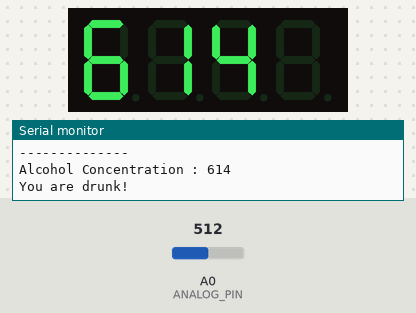
Bench run of a sketch on a simulated Arduino Uno, built with avr-gcc and run on an emulated ATmega328P. Shown: 4-digit seven-segment display, the last lines printed to the serial monitor. The test bench sets the inputs (shaded band); at power-on: A0 (ANALOG_PIN) = 512.

Above: at 3.6 s.
3.7 s: A0 (ANALOG_PIN) set to 340
At 6.6 s:
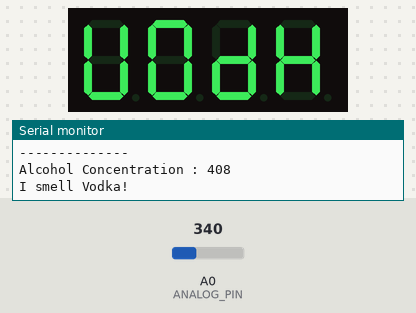
6.7 s: A0 (ANALOG_PIN) set to 300
At 8.5 s:
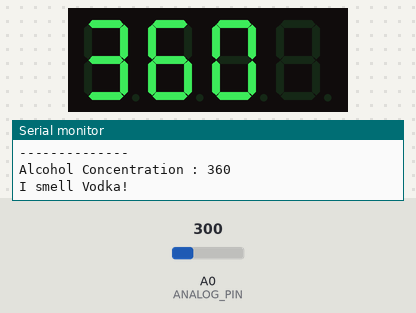
9.7 s: A0 (ANALOG_PIN) set to 280
At 11.4 s:
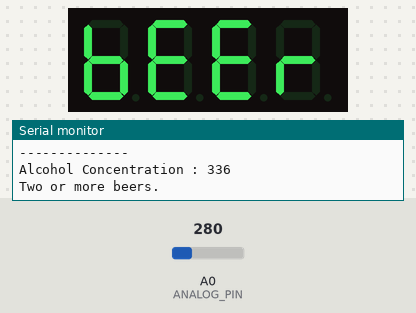
12.7 s: A0 (ANALOG_PIN) set to 174
At 15.2 s:
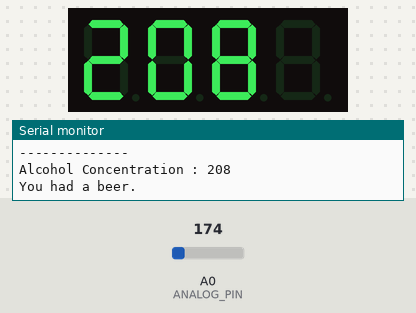
15.7 s: A0 (ANALOG_PIN) set to 152
At 18.4 s:
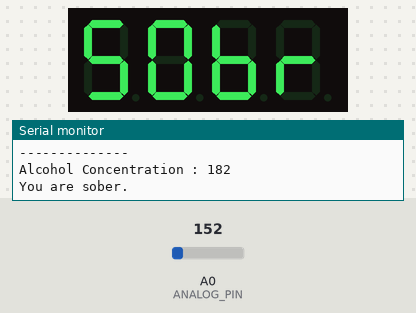
Timing chart, 0 to 19.7 s (numbered marks = the images above; inputs shaded):
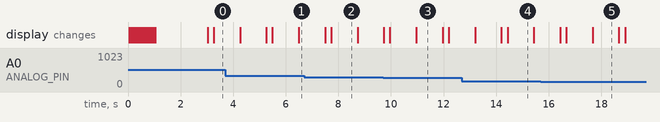

Measured:
- the behaviour switches between 292 and 291 on A0 (ANALOG_PIN) (found by bisection; images 2 and 3)
- the behaviour switches between 167 and 166 on A0 (ANALOG_PIN) (found by bisection; images 4 and 5)
- what the display in image 2 shows lasts 1.0 s, from 7.7 s to 8.7 s

The sketch:

alcohol_sensor_2.ino
```cpp
#include "SevenSegmentTM1637.h"

const byte PIN_CLK = 9;
const byte PIN_DIO = 8;
SevenSegmentTM1637    display(PIN_CLK, PIN_DIO);

const int ANALOG_PIN = 0;
const float R0 = 0.40; // actual board resistance in clean air

void setup() {
  display.begin();
  //set the diplay to maximum brightness
  display.setBacklight(100);
  display.print("ALCO");
  Serial.begin(9600);
  delay(1000);
}

void loop() {
  delay(1000);
  display.clear();

  int concentration = readAlcohol();

  float sensorVolts = getVolts(concentration);
  float ratio = getRsR0Ratio(sensorVolts);
  float bac = getBAC(ratio);

  Serial.println("--------------");
  Serial.print("Sensor volts = ");
  Serial.print(sensorVolts);
  Serial.println("V");

  Serial.print("Rs/R0 ratio= ");
  Serial.println(ratio);

  Serial.print("BAC= ");
  Serial.println(bac);


  Serial.println("--------------");
  printConcentration(concentration);
  printDrunkLevel(concentration);
  delay(100);
  display.print(concentration);
  displayAlco(concentration);
}

// measurement

int readAlcohol() {
  int val = 0;
  for (int i=0; i <= 5; i++){
      int current = analogRead(ANALOG_PIN);
      val += current;
      delay(10);
  }
  return val / 5;
}


// calculations

float getVolts(int resist) {
  float volts = float(resist) / 1024.0 * 5.0;
  return volts;
}


float getRsR0Ratio(float volts) {
  float RS_gas = (5.0 - volts) / volts;
  float ratio = RS_gas/R0;
  return ratio;
}

// BAC in mg/L
float getBAC (float ratio) {
  // formula got from polynomial regressoin based on
  // device datasheet values
  float bac = 0.1895*ratio*ratio - 0.8617*ratio + 1.0792;
  return bac;
}


// printing helpers

void printConcentration(int value) {
  Serial.print("Alcohol Concentration : ");
  Serial.println(value);
//  Serial.println(" mg/l");
}

void displayAlco(int value) {
  if (value < 200) {
    display.print(value);
    delay(1000);
    display.print("SOBR");
  }
  if (value >= 200 && value < 350) {
    display.print(value);
    delay(1000);
    display.print("BEER");
  }
  if (value >= 350 && value < 450) {
    display.print(value);
    delay(1000);
    display.print("UODK");
  }
  if (value > 450) {
    display.print(value);
    delay(1000);
    display.print("DRNK");
  }
}

void printDrunkLevel(int value) {
  if (value < 200) {
    Serial.println("You are sober.");
  }
  if (value >= 200 && value < 280) {
    Serial.println("You had a beer.");
  }
  if (value >= 280 && value < 350) {
    Serial.println("Two or more beers.");
  }
  if (value >= 350 && value < 450) {
    Serial.println("I smell Vodka!");
  }
  if (value > 450) {
    Serial.println("You are drunk!");
  }
}
```
